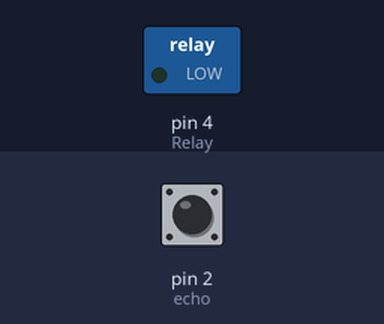
A sketch run on a simulated Arduino Uno, built with avr-gcc and run on an emulated ATmega328P. On the bench: switched loads named in the sketch (green lamp = pin HIGH). Dashed ring = blinking. Inputs (shaded band) come from the test bench; at power-on: pin 2 (echo) HIGH. What the sketch prints to the serial monitor is not drawn.

Above: at 1.2 s.
1.3 s: pin 2 (echo) driven LOW
At 2.0 s:
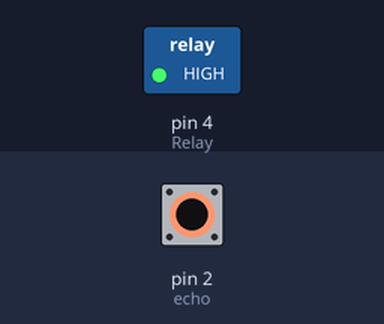
2.8 s: pin 2 (echo) driven HIGH
At 3.1 s:
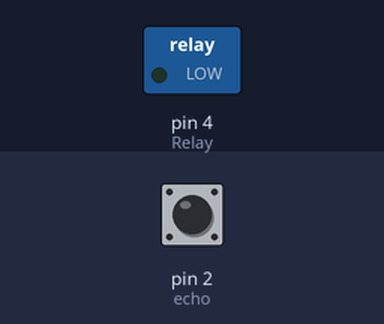
4.3 s: pin 2 (echo) pulsed LOW 2 times (0.12 s each, 0.3 s apart)
At 4.41 s:
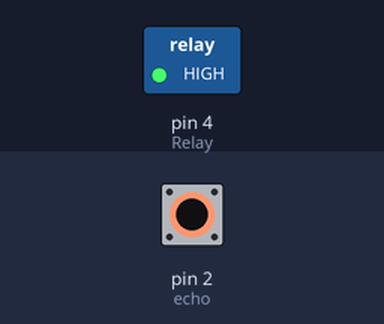
Timing chart, 0 to 7.3 s (numbered marks = the images above; inputs shaded):
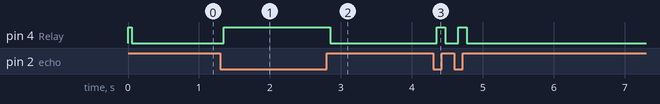

The sketch:

sketch_relay.ino
```cpp
// Реле модуль подключен к цифровому выводу 4
int Relay = 4;
int echo =2;
const unsigned int tdelay =50;
const unsigned int cycles =10000;
unsigned long duration;
unsigned long start;
unsigned long i;

int min_on=32767, min_off=32767, max_on=0, max_off=0;
float rez_on=0;
float rez_off=0;
void setup()
{
  Serial.end();
  Serial.begin (250000);
  pinMode(Relay, OUTPUT);
  pinMode(echo, INPUT);
}

void loop()
{
  Serial.print(i);
  Serial.print(": ");
  start = micros();
  digitalWrite(Relay, HIGH);
  while (digitalRead(echo) == LOW);
  duration = micros()-start;
  max_on=(duration>max_on)?duration:max_on;
  min_on=(duration<min_on)?duration:min_on;
  Serial.print(duration);
  Serial.print(" on  ");
  rez_on=rez_on+(duration - rez_on)/(i+1);
  Serial.print("avr  ");
  Serial.print(rez_on);
  Serial.print(" ");
  delay(tdelay);
  start = micros();
  digitalWrite(Relay, LOW);
  while (digitalRead(echo) == HIGH);
  duration = micros()-start;
  max_off=(duration>max_off)?duration:max_off;
  min_off=(duration<min_off)?duration:min_off;
  Serial.print(duration);
  Serial.print(" off  ");
  rez_off=rez_off+(duration - rez_off)/(i+1);
  Serial.print("avr  ");
  Serial.println(rez_off);
  delay(tdelay);
  i++;
  if(i>=cycles)
  {
    Serial.println("    DONE   ");

    Serial.print("TURN ON STATISTIC:  AVR : ");
    Serial.print(rez_on);
    Serial.print("  MIN : ");
    Serial.print(min_on);
    Serial.print("  MAX : ");
    Serial.println(max_on);

    Serial.print("TURN OFF STATISTIC:  AVR : ");
    Serial.print(rez_off);
    Serial.print("  MIN : ");
    Serial.print(min_off);
    Serial.print("  MAX : ");
    Serial.println(max_off);
    while(1);
   }
}
```

Measured:
- after the input at 1.3 s, pin 4 (Relay): LOW → HIGH after 0.05 s
- after the input at 2.8 s, pin 4 (Relay): HIGH → LOW after 0.05 s
- after the input at 4.3 s, pin 4 (Relay): alternates HIGH for 0.12 s and LOW for 0.18 s, 4 changes in all, then stays LOW, starting after 0.05 s
